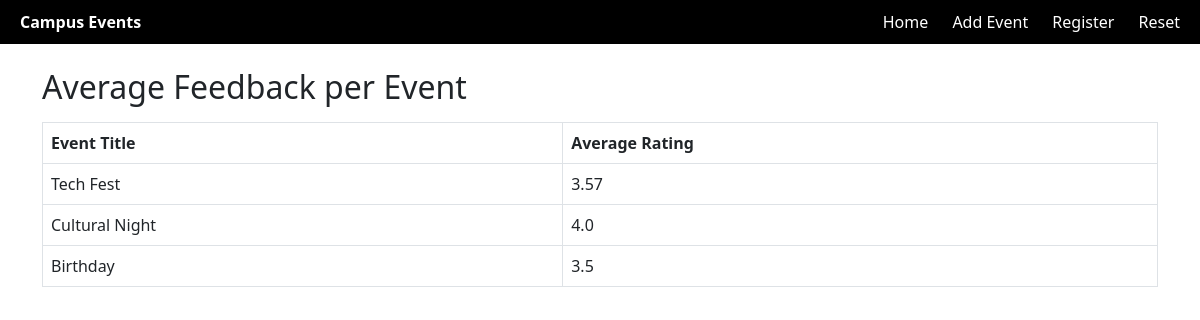
The app's page /reports/feedback with its own data.
### tables this page shows
CREATE TABLE Events (
                        event_id INTEGER PRIMARY KEY AUTOINCREMENT,
                        title TEXT NOT NULL,
                        type TEXT NOT NULL,
                        date TEXT NOT NULL,
                        college_id INTEGER,
                        FOREIGN KEY (college_id) REFERENCES Colleges(college_id)
                    );

### app.py (the view)
@app.route("/reports/feedback")
def report_feedback():
    conn = sqlite3.connect(DATABASE)
    cursor = conn.cursor()
    cursor.execute("""
        SELECT e.title, COALESCE(AVG(f.rating), 0)
        FROM Events e
        LEFT JOIN Feedback f ON e.event_id = f.event_id
        GROUP BY e.event_id
    """)
    data = cursor.fetchall()
    conn.close()
    return render_template("report_feedback.html", data=data)

### templates/report_feedback.html (shortened to what this page needs)
{% extends "base.html" %}
{% block content %}
<h2>Average Feedback per Event</h2>
<table class="table table-bordered mt-3">
    <thead>
        <tr>
            <th>Event Title</th>
            <th>Average Rating</th>
        </tr>
    </thead>
    <tbody>
        {% for event, avg_rating in data %}
        <tr>
            <td>{{ event }}</td>
            <td>{{ avg_rating|default(0)|round(2) }}</td>
        </tr>
        {% endfor %}
    </tbody>
</table>
{% endblock %}

### records on screen
Events: title "Tech Fest", avg_rating "3.57"
Events: title "Cultural Night", avg_rating "4.0"
Events: title "Birthday", avg_rating "3.5"
